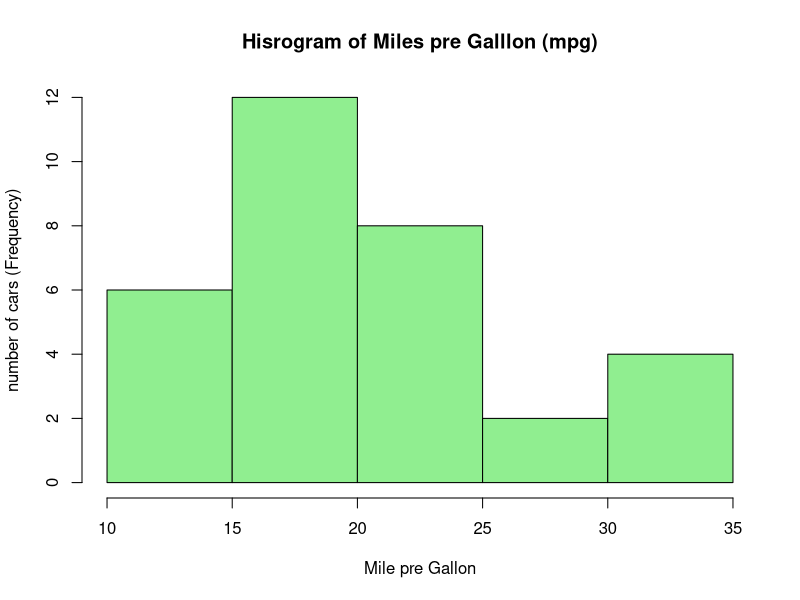
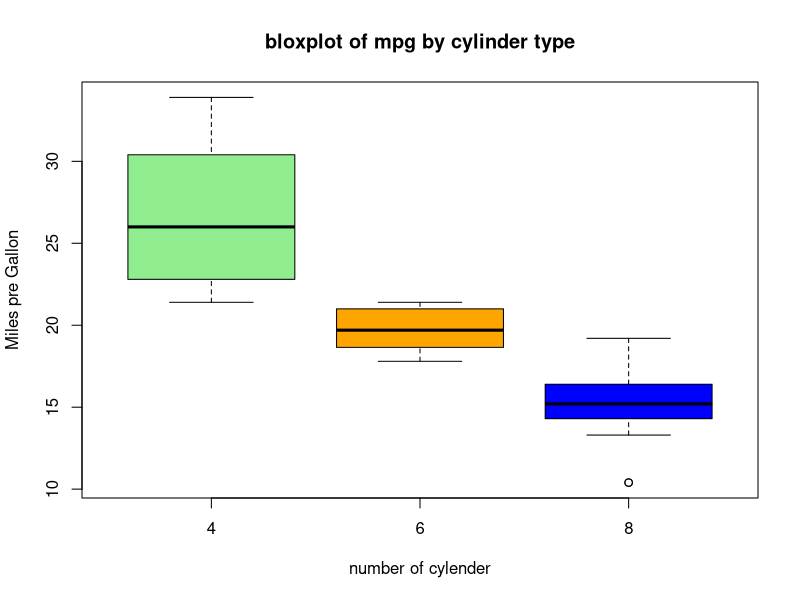
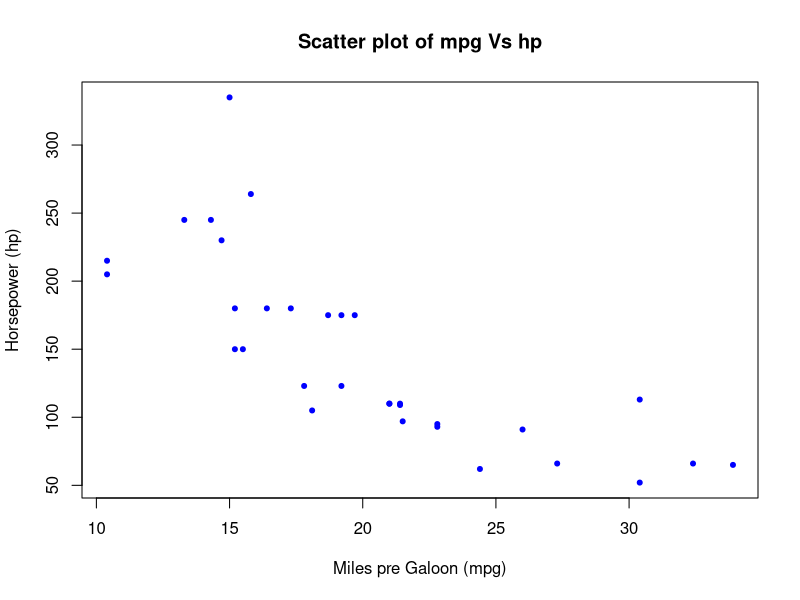
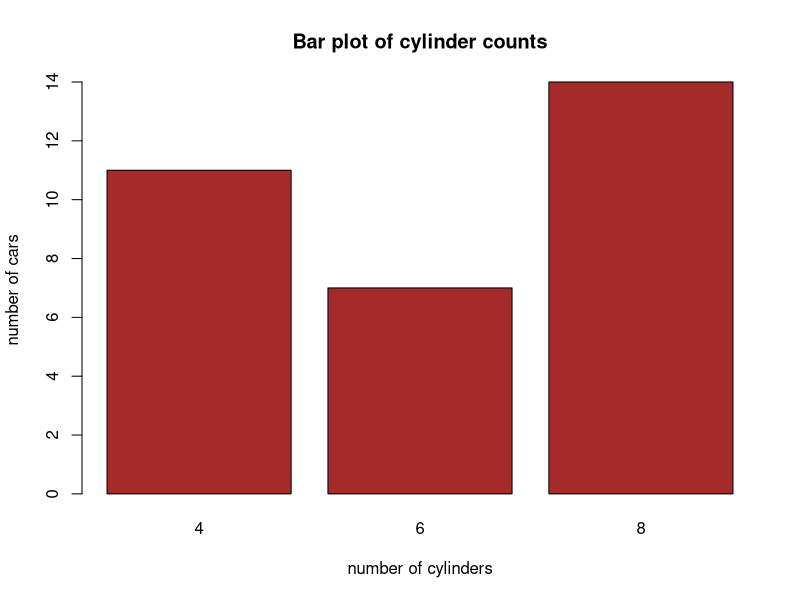
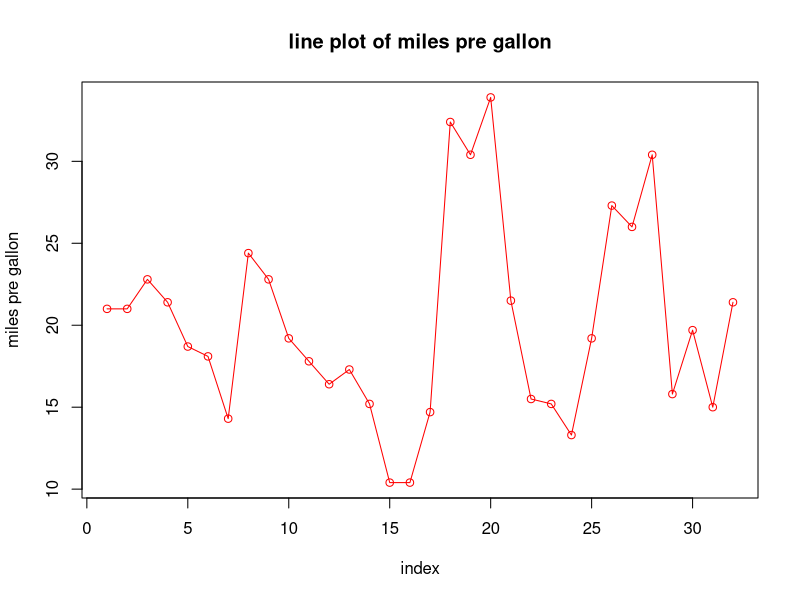
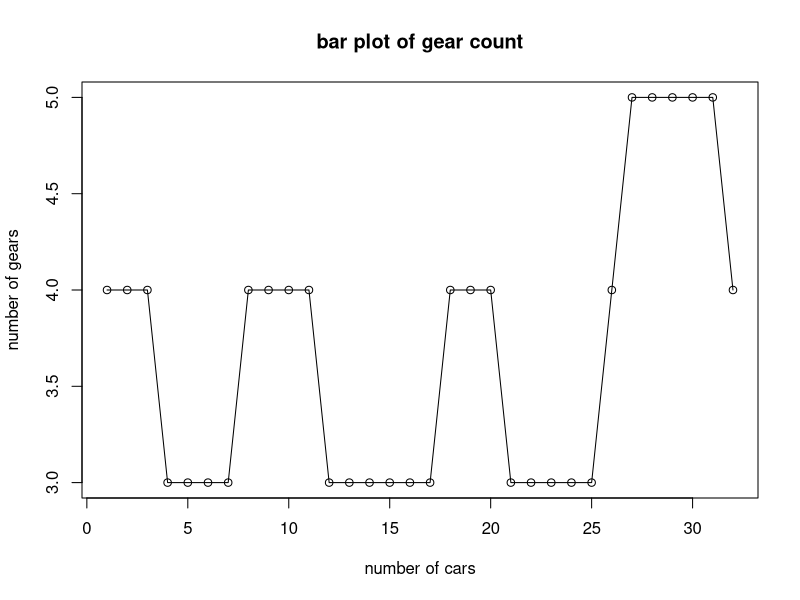
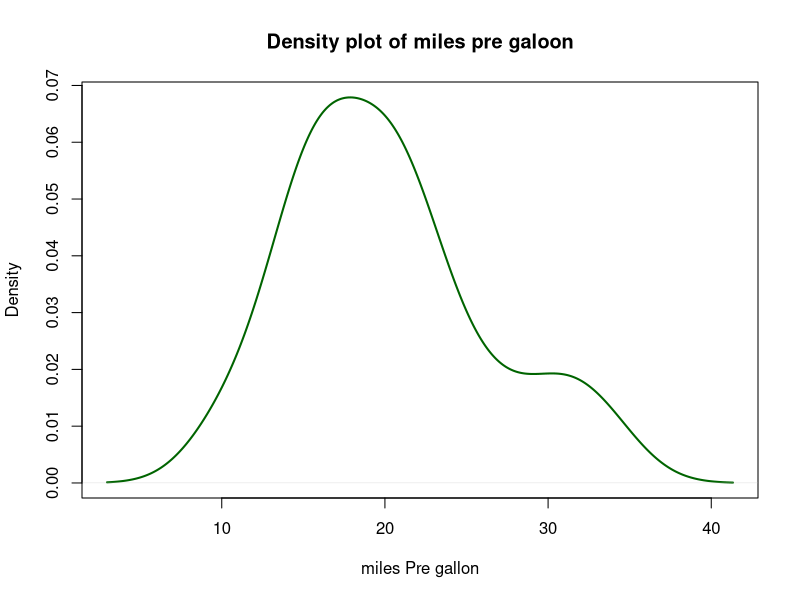
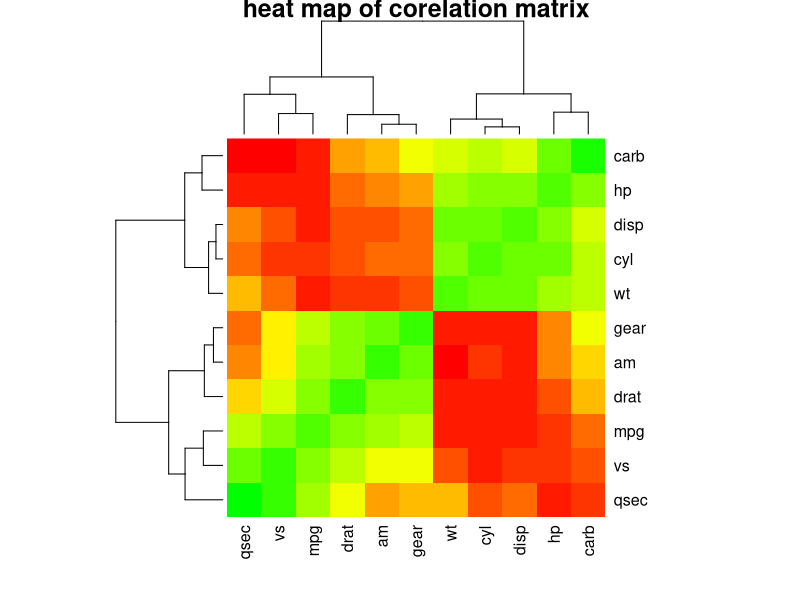

These figures' R source, in order:
#installing request  libraries
install.packages("ggplot2")
install.packages("tidyverse")
install.packages("dplyr")
install.packages("car")

#loding libraries
library(ggplot2)
library(tidyverse)
library(dplyr)
library(car)

data("mtcars")
summary(mtcars)

# Histogram fro mpg in mtcars dataset
hist(mtcars$mpg,
     main = "Hisrogram of Miles pre Galllon (mpg)",
     xlab="Mile pre Gallon",
     ylab = "number of cars (Frequency)",
     col = "lightgreen",
     border = "black"
  
)

#boxplot

#Boxplot for mpg grouped by cylinder types

boxplot(mpg ~ cyl ,data = mtcars,
        main="bloxplot of mpg by cylinder type",
        xlab = "number of cylender",
        ylab = "Miles pre Gallon",
        col= c("lightgreen","orange","blue")
        )

#scatter plot

#scattter plot  of mpg VS hp

plot(mtcars$mpg , mtcars$hp,
     main = "Scatter plot of mpg Vs hp",
     xlab = "Miles pre Galoon (mpg)",
     ylab = "Horsepower (hp)",
     col="blue",
     pch=20
     )

#barplot

barplot(table(mtcars$cyl),
  main="Bar plot of cylinder counts",
  xlab="number of cylinders",
  ylab = "number of cars",
  col = "brown"
)

#line plot
plot(mtcars$mpg ,type = "o",
     main = "line plot of miles pre gallon",
     xlab = "index",
     ylab = "miles pre gallon",
     col="red"
  
)

plot(mtcars$gear ,type = "o",
     main = "bar plot of gear count",
     ylab="number of gears",
     xlab = "number of cars",
      col="black"
     )
#density plot
plot(density(mtcars$mpg),
     main = "Density plot of miles pre galoon",
     xlab = "miles Pre gallon",
     col="darkgreen",
     lwd=2
     )

#heat map

heatmap(cor(mtcars),
        main = "heat map of corelation matrix",
        col=colorRampPalette(c("red","yellow","green"))(20))
